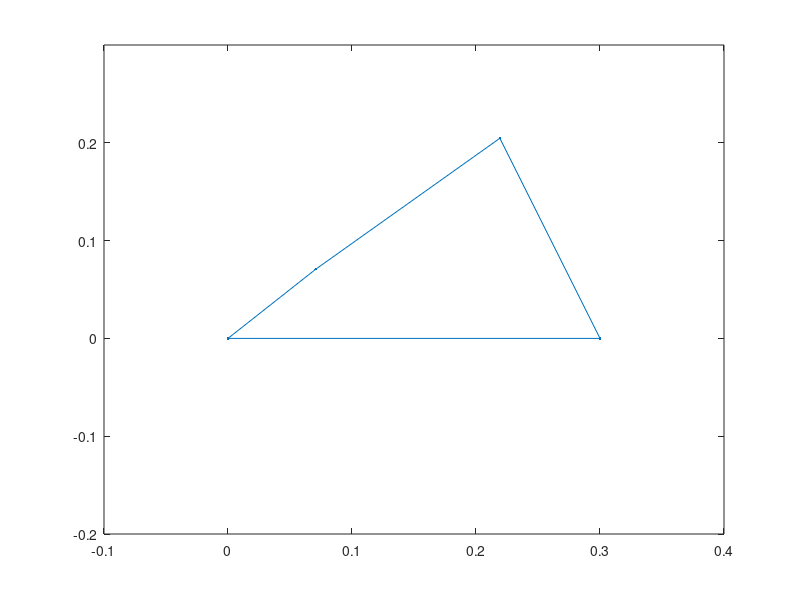
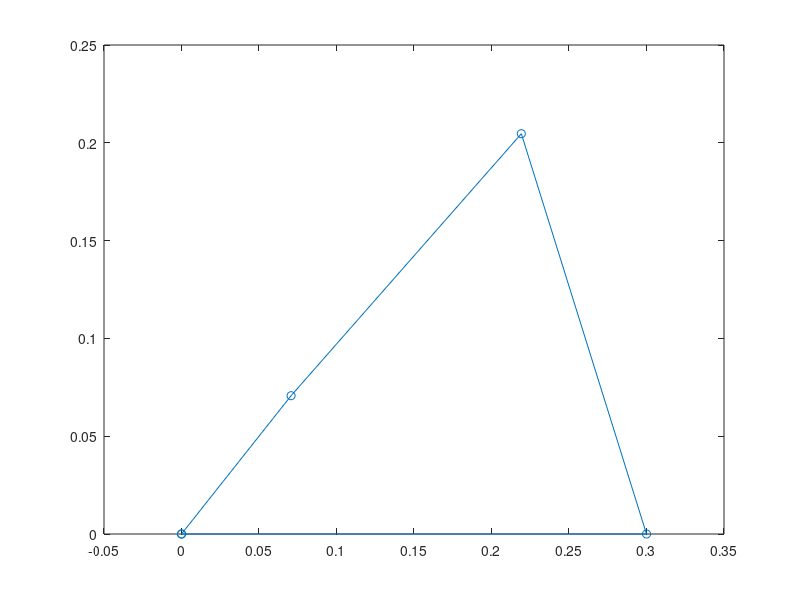

Recreate these plots in MATLAB, in order. (Note: this script raises an error after producing the figures.)
% Define link lengths
clear; clc

l1 = 30e-2;
l2 = 10e-2;
l3 = 20e-2;
l4 = 22e-2;

% Simulate trajectory
N = 30;
th1 = linspace( pi, pi, N )';
th2 = linspace( 0, 2*pi, N )' + pi/4;

th3 = NaN(N,1);
th4 = NaN(N,1);
x = [0 -pi/2];
for k = 1 : N
    [x,~,flag] = fsolve( @(x) [ l1*cos(th1(k)) + l2*cos(th2(k)) + l3*cos(x(1)) + l4*cos(x(2)) 
                                l1*sin(th1(k)) + l2*sin(th2(k)) + l3*sin(x(1)) + l4*sin(x(2)) ], x );
    if flag == 1
        th3(k) = x(1);
        th4(k) = x(2);
    end
end

% Animate 
figure
h = plot( 0, 0 );
axis( [-.1 .4 -.2 .3 ] )
fps = 5;

for k = 1 : N
    set( h, 'XData', cumsum( [0 l2*cos(th2(k)) l3*cos(th3(k)) l4*cos(th4(k)) l1*cos(th1(k))] ), ...
            'YData', cumsum( [0 l2*sin(th2(k)) l3*sin(th3(k)) l4*sin(th4(k)) l1*sin(th1(k))] ) );
    pause( 1/fps )
end

%% Generate some trajectory
nn = (1 : N)';

X = .2*cos( nn * 1*pi/N );
Y = 0.01*sin( nn * 1*pi/N );

figure; plot( cumsum( [0 l2*cos(th2(1)) l3*cos(th3(1)) l4*cos(th4(1)) l1*cos(th1(1))] ), ...
    cumsum( [0 l2*sin(th2(1)) l3*sin(th3(1)) l4*sin(th4(1)) l1*sin(th1(1))] ), 'o-' );
[Xp,Yp] = getpts();
s = [0; cumsum( sqrt( diff(Xp).^2 + diff(Yp).^2 ) )];
X = interp1( s*N/s(end), Xp, nn );
Y = interp1( s*N/s(end), Yp, nn );

tmp = angle2dcm( -th3, zeros(N,1), zeros(N,1), 'ZXY' );
tmp = reshape( permute(tmp(1:2,1:2,:),[2 1 3]), [2 2*N] )';
A = [-tmp reshape( [ X -Y ones(N,1) zeros(N,1) Y X zeros(N,1) ones(N,1) ]', [4 2*N] )'];
B = reshape( [ l2*cos(th2) l2*sin(th2) ]', [1 2*N] )';

coeff = A \ B;
LM = fitlm( A, B, 'Intercept', false );

rx = coeff(1);
ry = coeff(2);
alf = sqrt( coeff(3)^2 + coeff(4)^2 );
R = [ coeff(3) -coeff(4); coeff(4) coeff(3) ] / alf;
P0 = repmat( coeff(5:6), [1 N] )';
dx = coeff(5);
dy = coeff(6);

tmp = ( l2*[cos(th2) sin(th2)] + [rx*cos(th3)-ry*sin(th3), rx*sin(th3)+ry*cos(th3)] - P0 ) * R / alf;
Xf = tmp(:,1);
Yf = tmp(:,2);

figure
plot( Xf, Yf, 'bo-', X, Y, 'ro--', reshape([X Xf NaN(N,1)]', [1 3*N])', reshape([Y Yf NaN(N,1)]', [1 3*N])', 'y' ); axis equal
legend( 'fit', 'target' )

%% Animate 
figure
plot( X, Y, '--' )
hold on
h = plot( 0, 0, 'o-' );
axis( [-.1 .4 -.2 .3 ] )
fps = 5;

while true
for k = 1 : N
    lp = [ cumsum( [0 l2*cos(th2(k)) l3*cos(th3(k)) l4*cos(th4(k)) l1*cos(th1(k))] )
           cumsum( [0 l2*sin(th2(k)) l3*sin(th3(k)) l4*sin(th4(k)) l1*sin(th1(k))] ) ];
    lp = [lp(:,1:2) [l2*cos(th2(k))+rx*cos(th3(k))-ry*sin(th3(k)); l2*sin(th2(k))+rx*sin(th3(k))+ry*cos(th3(k))] lp(:,[3 2:end])];
    lp = R \ ( lp - repmat( [dx; dy], [1 8] ) ) / alf;
    set( h, 'XData', lp(1,:), 'YData', lp(2,:) );
    pause( 1/fps )
end
end
